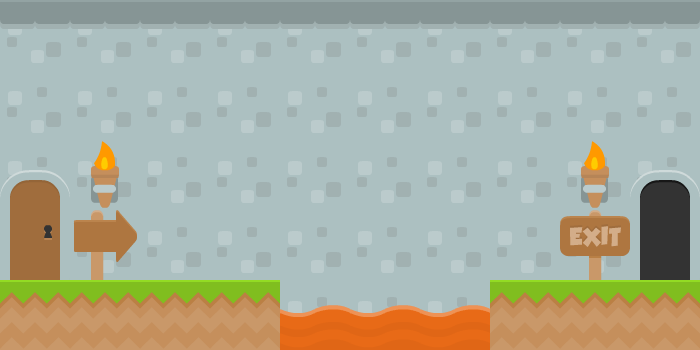

This is a level from a 2D game, rendered from its Tiled map with the project's own tilesets. A one-line summary and the map file follow, with tile-layer data summarised:
An orthogonal 10x5 tile map with 70x70 px tiles, 2 tile layers (Tile Layer 2, Tile Layer 1), 2 tilesets and 9 objects (player, exit).

<map version="1.1" tiledversion="2018.09.12" orientation="orthogonal" renderorder="right-down" width="10" height="5" tilewidth="70" tileheight="70" infinite="0" nextlayerid="4" nextobjectid="35">
 <tileset firstgid="1" source="kenney_complete_base_tiles_spritesheet.tsx" />
 <tileset firstgid="157" source="kenney_platformerPack_industrial_tilesheet.tsx" />
 <layer id="1" name="Tile Layer 2" width="10" height="5">
  <data>[50 cells, 50 non-empty, 3 distinct tile ids]</data>
 </layer>
 <layer id="2" name="Tile Layer 1" width="10" height="5">
  <data>[50 cells, 20 non-empty, 10 distinct tile ids]</data>
 </layer>
 <objectgroup id="3" name="triggers" visible="0">
  <object id="1" name="player" x="0" y="210" width="70" height="70">
   <properties>
    <property name="player" type="bool" value="true" />
   </properties>
  </object>
  <object id="2" name="exit" x="630" y="210" width="70" height="70">
   <properties>
    <property name="exit" type="bool" value="true" />
   </properties>
  </object>
  <object id="5" x="0" y="280" width="280" height="70">
   <properties>
    <property name="blockers" value="blrt" />
   </properties>
  </object>
  <object id="12" x="280" y="313" width="210" height="37">
   <properties>
    <property name="lava" type="bool" value="true" />
   </properties>
  </object>
  <object id="15" x="490" y="280" width="210" height="70">
   <properties>
    <property name="blockers" value="blrt" />
   </properties>
  </object>
  <object id="28" x="-70" y="350" width="840" height="70">
   <properties>
    <property name="blockers" value="blrt" />
   </properties>
  </object>
  <object id="29" x="-70" y="-70" width="840" height="70">
   <properties>
    <property name="blockers" value="blrt" />
   </properties>
  </object>
  <object id="31" x="-70" y="0" width="70" height="350">
   <properties>
    <property name="blockers" value="blrt" />
   </properties>
  </object>
  <object id="34" x="700" y="0" width="70" height="350">
   <properties>
    <property name="blockers" value="blrt" />
   </properties>
  </object>
 </objectgroup>
</map>
